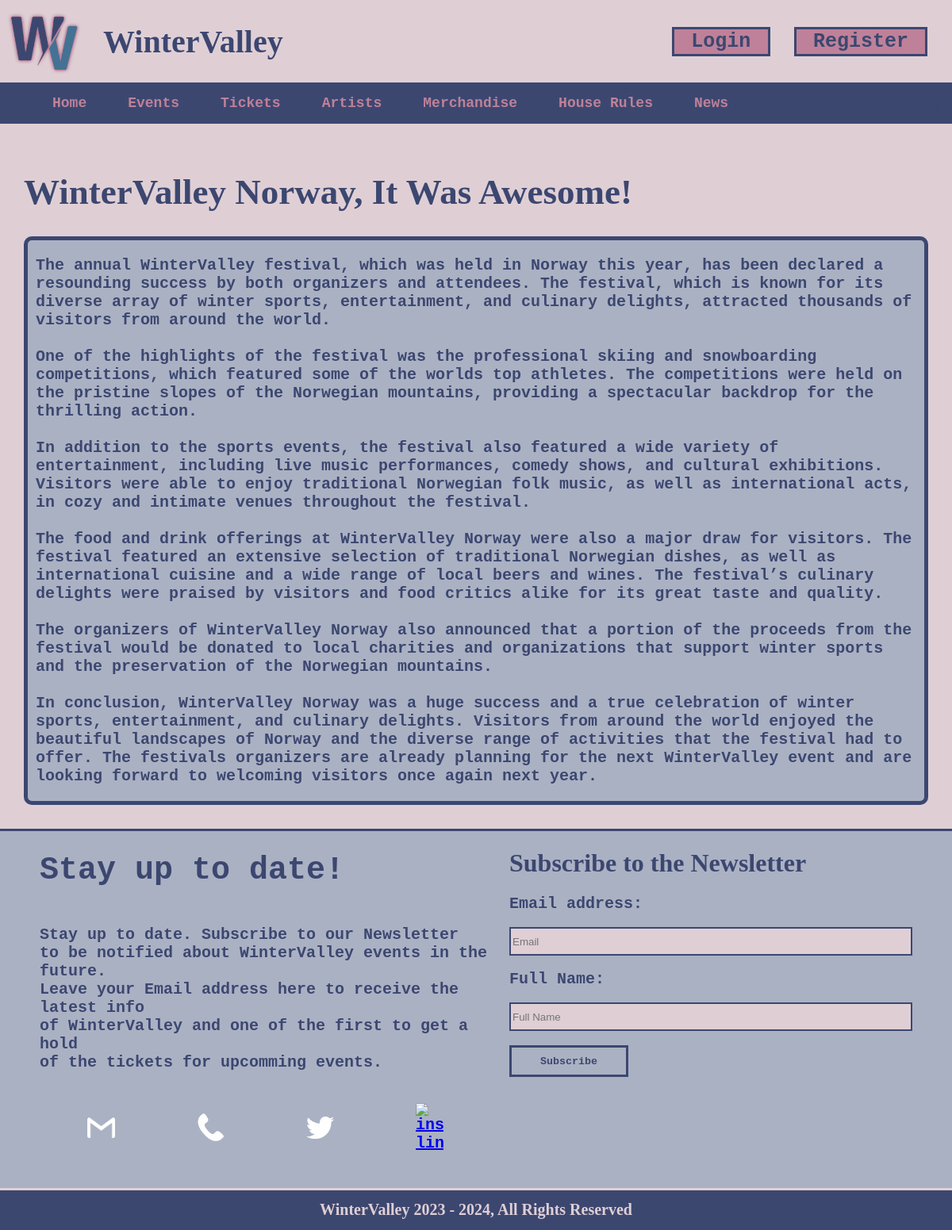
/page/nieuws-paginas.php?id=2, run on the app's committed database.
### tables this page shows
CREATE TABLE `news` (
  `id` mediumint(9) NOT NULL,
  `titel` varchar(255) NOT NULL,
  `tekst` longtext NOT NULL
);

### page/nieuws-paginas.php (the view, shortened to what this page needs)
<!DOCTYPE html>
<html>
<head>
</head>
<body>
    <div class="logo">
        <a href="index.php"> <img src="../img/logo.png" alt="logo" /></a>
        <h1>WinterValley</h1>
        <?php
        if (isset($_SESSION["useruid"])) {
            echo '<a class="log-out-button" href="../include/logout.inc.php">Log out</a>';
        } else {
            include "../include/login.php";
        ?> <div class="empty2"></div> <?php
                                        include "../include/register.php";
                                    }
                                        ?>
    </div>
    <?php include "../include/navbar.php" ?>
    <?php
    $id = $_GET['id'];
    $serverName = "localhost";
    $dBUsername = "root";
    $dBPassword = "";
    $dBName = "wintervalley";
    $charset = 'utf8mb4';
    $dsn = "mysql:host=$serverName;dbname=$dBName;charset=$charset";
    try {
        $pdo = new PDO($dsn, $dBUsername, $dBPassword);
    } catch (\PDOException $e) {
        echo 'error connecting to database 😦 on line : ' . $e->getMessage();
    }
    $stmt = $pdo->prepare('SELECT * FROM news WHERE id = :id');
    $stmt->bindParam(':id', $id);
    $stmt->execute();
    $news = $stmt->fetch(PDO::FETCH_OBJ);
    function getTitle()
    {
        global $news;
        return $news->titel;
    }
    function getTekst()
    {
        global $news;
        return $news->tekst;
    }
    ?>
    <div class="news-content-header">
        <h1><?php echo getTitle(); ?></h1>
    </div>
    <div class="news-content">
        <p><?php echo getTekst(); ?></p>
    </div>
    <?php include "../include/footer.php" ?>
</body>
</html>

### data on the page
news: titel "WinterValley Norway, It Was Awesome!", tekst "The annual WinterValley festival, which was held in Norway this year, has been declared a resounding success by both organizers and attendees. The festival, which is known for its diverse array of winter sports, entertainment, and culinary delights, attracted thousands of visitors from around the world. One of the highlights of the festival was the professional skiing and snowboarding competitions, which featured some of the worlds top athletes. The competitions were held on the pristine slopes of the Norwegian mountains, providing a spectacular backdrop for the thrilling action. In addition to the sports events, the festival also featured a wide variety of entertainment, including live…"
